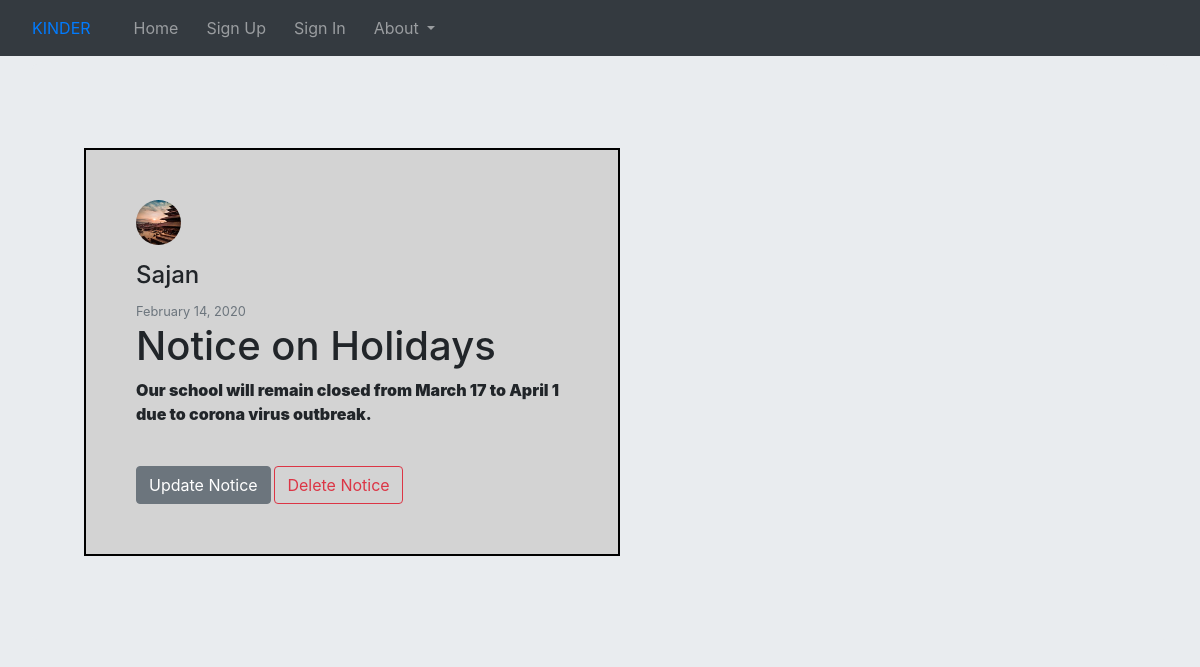
The app's page /home/notice/11/ with its own data.
### second/models.py (models this page shows, shortened)
class Notice(models.Model):
    title = models.CharField(max_length=200)
    content = models.TextField()
    date_posted = models.DateTimeField(default=timezone.now)
    author = models.ForeignKey(User, on_delete=models.CASCADE)

class Profile(models.Model):
    user = models.OneToOneField(User, on_delete=models.CASCADE)
    image = models.ImageField(default='default.jpg', upload_to='profile_pics')

### second/views.py (the view)
# urls.py: path('notice/<int:pk>/', NoticeDetailView.as_view(), name='notice-detail'),
class NoticeDetailView(DetailView):
    model = Notice
    template_name = 'notice_detail.html'

### second/templates/notice_detail.html (shortened to what this page needs)
{% extends "base1.html" %}
{% block base2 %}
<head>
</head>
<body class="jumbotron">
<div class="jumbotron">
    <div class="profile">
    <b><p style="font-size:25px;"><img class="rounded-circle account-img" src="{{ notice.author.profile.image.url }}" height = "45px", width="45px">
    <h4>{{notice.author}}</h4>
    <small class = "text-muted">{{ notice.date_posted|date:"F d, Y"}}</small>
    <h1>{{notice.title}}</h1>
    <p><b>{{notice.content}}</b></p>
    <br>
    {% if user.user_teachers != '' %}
    <a class='btn btn-secondary' name="createpost" href="{% url 'notice-update' object.id %}">Update Notice</a>
    <a class='btn btn-outline-danger' name="createpost" href="{% url 'notice-delete' object.id %}">Delete Notice</a>
    </div>
    {% endif %}
</div>
</body>
{% endblock %}

### second/templates/notice_detail.html (style rules this page uses)
.profile { background-color: lightgrey; width: 50%; border: 2px solid black; padding: 50px; margin: 20px; }

### records on screen
Notice: author.profile.image (picture), author "Sajan", date_posted "February 14, 2020", title "Notice on Holidays", content "Our school will remain closed from March 17 to April 1 due to corona virus outbreak."
